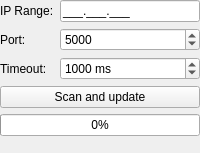
<?xml version="1.0" encoding="UTF-8"?>
<ui version="4.0">
 <class>PlaylistEditorScan</class>
 <widget class="QWidget" name="PlaylistEditorScan">
  <property name="geometry">
   <rect>
    <x>0</x>
    <y>0</y>
    <width>200</width>
    <height>153</height>
   </rect>
  </property>
  <property name="windowTitle">
   <string>Playlist Editor</string>
  </property>
  <property name="windowIcon">
   <iconset theme="accessories-text-editor">
    <normaloff/>
   </iconset>
  </property>
  <layout class="QGridLayout" name="gridLayout">
   <property name="margin">
    <number>0</number>
   </property>
   <item row="0" column="0">
    <widget class="QLabel" name="labelFrom">
     <property name="text">
      <string>IP Range:</string>
     </property>
    </widget>
   </item>
   <item row="0" column="1">
    <widget class="QLineEdit" name="ipFrom">
     <property name="inputMask">
      <string notr="true">000.000.000;_</string>
     </property>
    </widget>
   </item>
   <item row="1" column="0">
    <widget class="QLabel" name="labelPort">
     <property name="text">
      <string>Port:</string>
     </property>
    </widget>
   </item>
   <item row="1" column="1">
    <widget class="QSpinBox" name="ipPort">
     <property name="minimum">
      <number>80</number>
     </property>
     <property name="maximum">
      <number>9999</number>
     </property>
     <property name="value">
      <number>5000</number>
     </property>
    </widget>
   </item>
   <item row="2" column="0">
    <widget class="QLabel" name="labelTimeout">
     <property name="text">
      <string>Timeout:</string>
     </property>
    </widget>
   </item>
   <item row="2" column="1">
    <widget class="QSpinBox" name="ipTimeout">
     <property name="suffix">
      <string> ms</string>
     </property>
     <property name="minimum">
      <number>500</number>
     </property>
     <property name="maximum">
      <number>3000</number>
     </property>
     <property name="singleStep">
      <number>100</number>
     </property>
     <property name="value">
      <number>1000</number>
     </property>
    </widget>
   </item>
   <item row="3" column="0" colspan="2">
    <widget class="QPushButton" name="buttonUpdate">
     <property name="text">
      <string>Scan and update</string>
     </property>
     <property name="icon">
      <iconset theme="view-refresh">
       <normaloff/>
      </iconset>
     </property>
     <property name="iconSize">
      <size>
       <width>22</width>
       <height>22</height>
      </size>
     </property>
     <property name="checkable">
      <bool>true</bool>
     </property>
    </widget>
   </item>
   <item row="4" column="0" colspan="2">
    <widget class="QProgressBar" name="progressBar">
     <property name="minimum">
      <number>1</number>
     </property>
     <property name="maximum">
      <number>255</number>
     </property>
     <property name="value">
      <number>1</number>
     </property>
    </widget>
   </item>
   <item row="5" column="0" colspan="2">
    <spacer name="verticalSpacer_2">
     <property name="orientation">
      <enum>Qt::Vertical</enum>
     </property>
     <property name="sizeHint" stdset="0">
      <size>
       <width>200</width>
       <height>3</height>
      </size>
     </property>
    </spacer>
   </item>
  </layout>
 </widget>
 <resources/>
 <connections/>
</ui>
